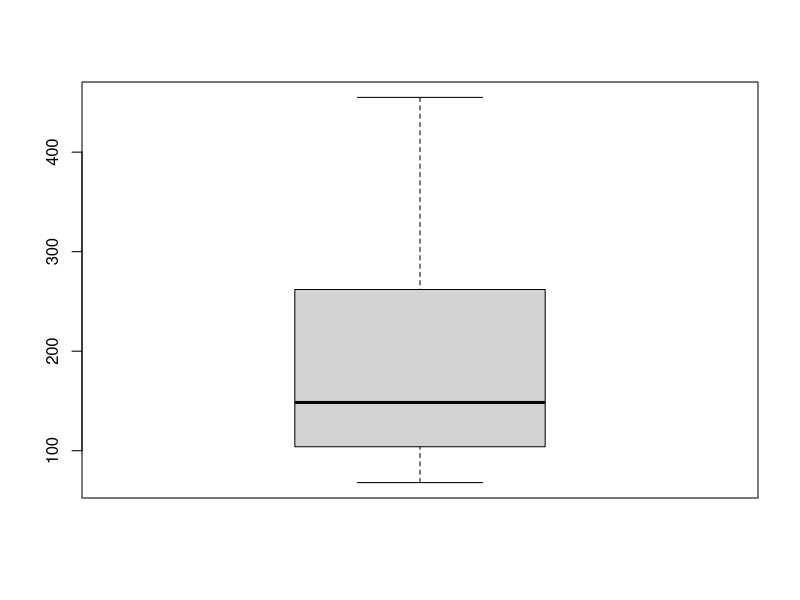
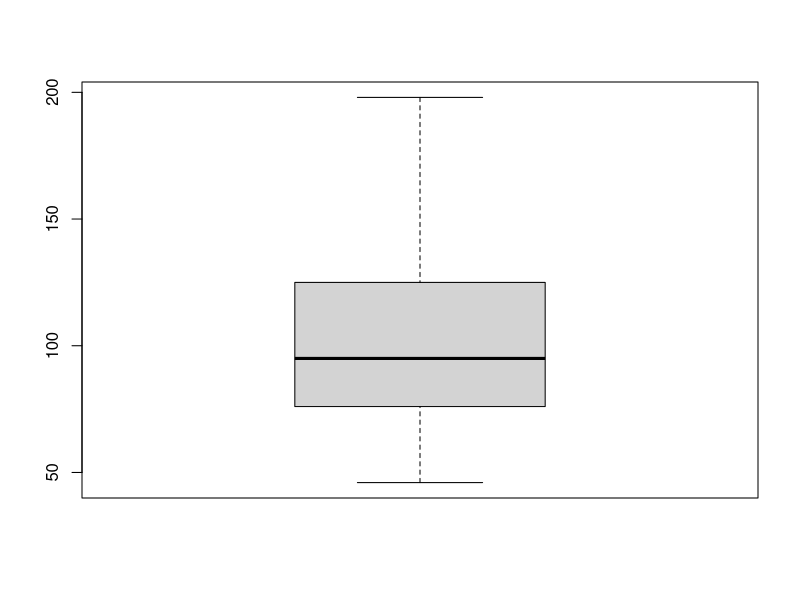
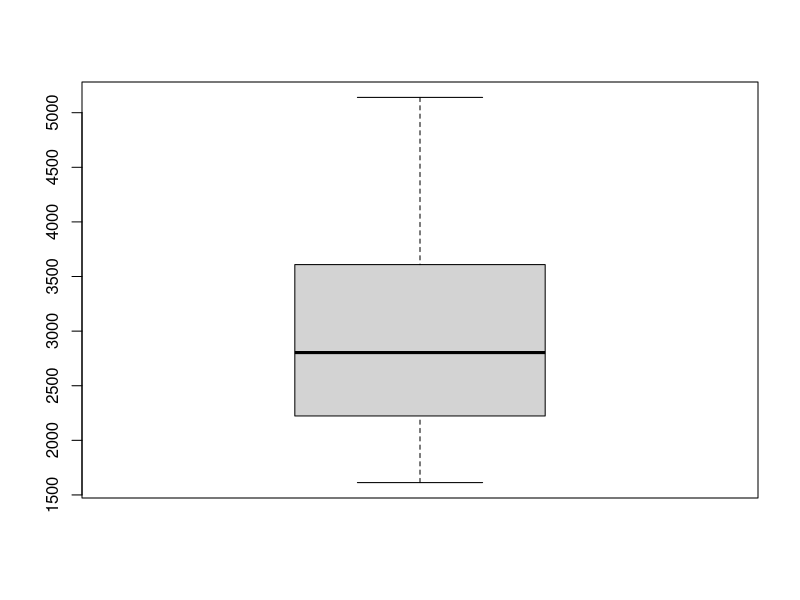
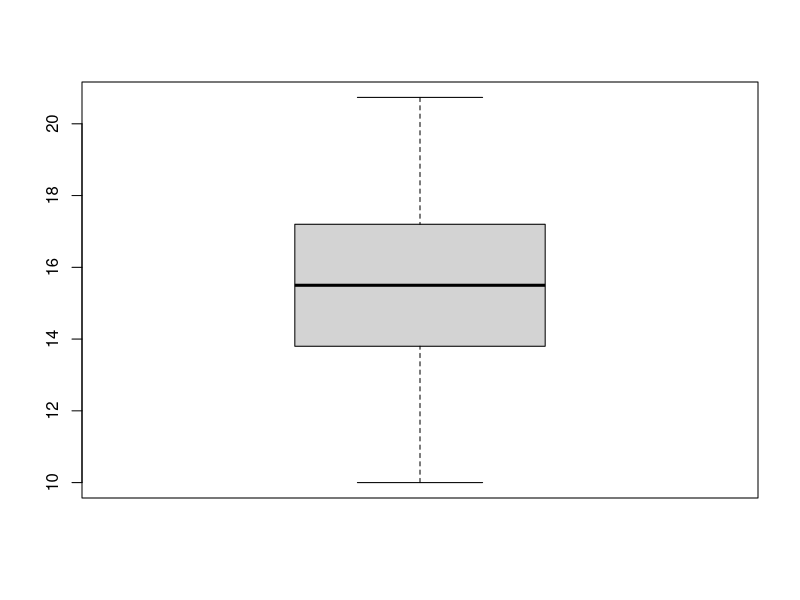

R code for these plots, in order: (Note: this script raises an error after producing the figures.)
#load the following libraries required
library(MASS)
library(car)
library(readr)
library(stringr)
library(stats)
library(ggplot2)

#load the dataframe and name it
carmileage <- read.csv("carMPG.csv",stringsAsFactors = FALSE)

#checkpoint -1
# Aim of the project is as follows:-
#Mycar Dream wants to automate the process of predicting the car mileage 
#which fits the customer preferences, based on the dataset of 
#car features and attributes obtained by market surveys. 

# The aim here is to predict the city-cycle fuel consumption 
# in miles per gallon, in terms of 3 multivalued discrete and 
# 5 continuous attributes


# Checkpoint 2
# View the structure of carmileage and continous variables
str(carmileage)
summary(carmileage$Displacement)
summary(carmileage$Weight)
summary(carmileage$Acceleration)


#Convert the Cylinders data type to factors and
#Bin the cylinders into three different categories
#As the records for 3 cylinder and 5 cylinder are less bin them
# with 4 and 6 cylinders respectively
carmileage$Cylinders <- as.factor(carmileage$Cylinders)
table(carmileage$Cylinders)
levels(carmileage$Cylinders)[1:2] <- c("less cylinders")
levels(carmileage$Cylinders)[2:3] <- c("More cylinders")
levels(carmileage$Cylinders)[3] <- c("High cylinders")
#Create dummy variables for cylinders
dummy_cylinders <- data.frame(model.matrix(~carmileage$Cylinders-1,data=carmileage))
dummy_cylinders <- dummy_cylinders[ ,-1]


#Convert the data type of carmileage to numeric
carmileage$Horsepower <- as.numeric(carmileage$Horsepower)
#Check for number of NA's in horsepower attribute
sum(is.na(carmileage$Horsepower))
#Check for mean and replace NA values with mean
mean(carmileage$Horsepower,na.rm=T)
summary(carmileage$Horsepower)
carmileage$Horsepower[is.na(carmileage$Horsepower)]<-mean(carmileage$Horsepower,na.rm=T)


#Convert the Model years into factor data type
#Bin the values based on length of years
#Create dummy variables after binning them
table(carmileage$Model_year)
unique(carmileage$Model_year)
carmileage$Model_year <- as.factor(carmileage$Model_year)
#As the number of records for each year is less bin them into
#Three different categories for better prediction
levels(carmileage$Model_year)[1:5] <- c("old Model")
levels(carmileage$Model_year)[2:5] <- c("Moderatly New")
levels(carmileage$Model_year)[3:6] <- c("new")
table(carmileage$Model_year)
str(carmileage)
dummy_modelyear <- data.frame(model.matrix(~carmileage$Model_year-1,data=carmileage))
dummy_modelyear <- dummy_modelyear[ ,-1]


#convert the data type of origin to factors
#Create dummy variables from origin
unique(carmileage$Origin)
carmileage$Origin <- as.factor(carmileage$Origin)
dummy_origin <- data.frame(model.matrix(~carmileage$Origin-1,data=carmileage))
dummy_origin <- dummy_origin[ ,-1]

# Check for duplicate observations in the dataframe
unique(carmileage)
# No duplicate observations in the dataframe

#check for NA values in dataframe
sum(is.na(carmileage))
#No NA values found

# Outliers treatment on continous variables
#Based on quantile values. View plot as necessary
#Treat outliers in Displacment
quantile(carmileage$Displacement,seq(0,1,0.01))
boxplot(carmileage$Displacement)
#No outliers found in Displacement

#Treat outliers in Horsepower
quantile(carmileage$Horsepower,seq(0,1,0.01))
carmileage$Horsepower[which(carmileage$Horsepower>198)]<-198
boxplot(carmileage$Horsepower)

#Treat outliers in Weight
quantile(carmileage$Weight,seq(0,1,0.01))
boxplot(carmileage$Weight)
#No outliers found in Weight

#Treat outliers in Acceleration
quantile(carmileage$Acceleration,seq(0,1,0.01))
carmileage$Acceleration[which(carmileage$Acceleration<10)]<-10
carmileage$Acceleration[which(carmileage$Acceleration>20.736)]<-20.736
boxplot(carmileage$Acceleration)

# To reduce the number of car_names variables extract
#the company names from model names 
carmileage$car_cat <- gsub("\\ .*","",carmileage$Car_Name)
unique(carmileage$car_cat)
#Clean the data by correcting the company names
#This will further reduce the number of variables
carmileage$car_cat[which(carmileage$car_cat==c("chevroelt"))] <- c("chevrolet")
carmileage$car_cat[which(carmileage$car_cat==c("vokswagen"))] <- c("volkswagen")
carmileage$car_cat[which(carmileage$car_cat==c("mercedes-benz"))] <- c("mercedes")
carmileage$car_cat[which(carmileage$car_cat==c("maxda"))] <- c("mazda")
carmileage$car_cat[which(carmileage$car_cat==c("toyouta"))] <- c("toyota")
carmileage$car_cat[which(carmileage$car_cat==c("vw"))] <- c("volkswagen")
#Create dummy variables 
dummy_carname <- data.frame(model.matrix(~carmileage$car_cat-1,data=carmileage))
dummy_carname <- dummy_carname[ ,-1]

#Combine the dummy variables created with the carmileage dataframe
carmileage <- cbind(carmileage[,-c(2,7,8,9,10)],dummy_carname,dummy_cylinders,
                    dummy_modelyear,dummy_origin)

#Normalize the continous variables created 
#To bring them to the same scale
carmileage$Displacement <- scale(carmileage$Displacement)
carmileage$Horsepower <- scale(carmileage$Horsepower)
carmileage$Weight <- scale(carmileage$Weight)
carmileage$Acceleration <- scale(carmileage$Acceleration)


#Set seed to generate the same results every time
#Divide the carmileage dataframe into training and test data randomly
#The train and test data is divided into 70% and 30% respectively
set.seed(100)
train_random <- sample(1:nrow(carmileage),0.7*nrow(carmileage))
train <- carmileage[train_random,]
test <- carmileage[-train_random,]

#Finally view the structure to see
#If all the variables are numeric
str(train)
#_______________________________________________________________________________________________
#checkpoint 3
#Create a linear model with all the variables
#and View summary
model_1 <- lm(MPG~.,data=train)
summary(model_1)

#Do stepwise selection for selecting the
#significant variables
step <- stepAIC(model_1,direction='both')
step$call


#Create a model from the variables
#selected from the stepwise selection method
model_2 <- lm(formula = MPG ~ Horsepower + Weight + carmileage.car_catdatsun + 
                carmileage.car_catford + carmileage.car_catplymouth + carmileage.car_catpontiac + 
                carmileage.car_catrenault + carmileage.car_cattriumph + carmileage.car_catvolkswagen + 
                carmileage.CylindersMore.cylinders + carmileage.Model_yearModeratly.New + 
                carmileage.Model_yearnew + carmileage.Origin3, data = train)
summary(model_2)
vif(model_2)

#Remove catford as the variable is not significant
model_3 <- lm(formula = MPG ~ Horsepower + Weight + carmileage.car_catdatsun + 
                carmileage.car_catplymouth + carmileage.car_catpontiac + 
                carmileage.car_catrenault + carmileage.car_cattriumph + carmileage.car_catvolkswagen + 
                carmileage.CylindersMore.cylinders + carmileage.Model_yearModeratly.New + 
                carmileage.Model_yearnew + carmileage.Origin3, data = train)
summary(model_3)
vif(model_3)

#Remove Renault as the variable is not significant
model_4<- lm(formula = MPG ~ Horsepower + Weight + carmileage.car_catdatsun + 
                carmileage.car_catplymouth + carmileage.car_catpontiac + 
                carmileage.car_cattriumph + carmileage.car_catvolkswagen + 
                carmileage.CylindersMore.cylinders + carmileage.Model_yearModeratly.New + 
                carmileage.Model_yearnew + carmileage.Origin3, data = train)
summary(model_4)
vif(model_4)

#As the variables Horsepower and weight are in sync with each other
#Find the correlation between them
cor(train$Horsepower,train$Weight)
#Remove Horsepower as the correlation is very high
model_5<- lm(formula = MPG ~  Weight + carmileage.car_catdatsun + 
               carmileage.car_catplymouth + carmileage.car_catpontiac + 
               carmileage.car_cattriumph + carmileage.car_catvolkswagen + 
               carmileage.CylindersMore.cylinders + carmileage.Model_yearModeratly.New + 
               carmileage.Model_yearnew + carmileage.Origin3, data = train)
summary(model_5)
vif(model_5)

#Remove Plymouth as the attribute is insignificant
model_6<- lm(formula = MPG ~  Weight + carmileage.car_catdatsun + 
               carmileage.car_catpontiac + 
               carmileage.car_cattriumph + carmileage.car_catvolkswagen + 
               carmileage.CylindersMore.cylinders + carmileage.Model_yearModeratly.New + 
               carmileage.Model_yearnew + carmileage.Origin3, data = train)
summary(model_6)
vif(model_6)

#Remove datsun as the attribute is insignificant
model_7 <- lm(formula = MPG ~  Weight + 
               carmileage.car_catpontiac + 
               carmileage.car_cattriumph + carmileage.car_catvolkswagen + 
               carmileage.CylindersMore.cylinders + carmileage.Model_yearModeratly.New + 
               carmileage.Model_yearnew + carmileage.Origin3, data = train)
summary(model_7)
vif(model_7)

#Remove triumph as the attribute is insignificant
model_8 <- lm(formula = MPG ~  Weight + 
                carmileage.car_catpontiac + 
                carmileage.car_catvolkswagen + 
                carmileage.CylindersMore.cylinders + carmileage.Model_yearModeratly.New + 
                carmileage.Model_yearnew + carmileage.Origin3, data = train)
summary(model_8)
vif(model_8)

#Remove volkswagen as the attribute is insignificant
model_9 <- lm(formula = MPG ~  Weight + 
                carmileage.car_catpontiac + 
                carmileage.CylindersMore.cylinders + carmileage.Model_yearModeratly.New + 
                carmileage.Model_yearnew + carmileage.Origin3, data = train)
summary(model_9)
vif(model_9)

#Remove origin3 as the attribute is insignificant
model_10 <- lm(formula = MPG ~  Weight + 
                carmileage.car_catpontiac + 
                carmileage.CylindersMore.cylinders + carmileage.Model_yearModeratly.New + 
                carmileage.Model_yearnew , data = train)
summary(model_10)
vif(model_10)

#Apply the model on the test data
#and check the R squared value
verify_model_10 <- lm(formula = MPG ~  Weight + 
                 carmileage.car_catpontiac + 
                 carmileage.CylindersMore.cylinders + carmileage.Model_yearModeratly.New + 
                 carmileage.Model_yearnew , data = test)
summary(verify_model_10)
vif(verify_model_10)

#Evaluate and test the model 
# Based on the model predict MPG for the test data
#Check the R squared value for predicted values and actual values
#of test data. If the R squared value is high than the model is good
Predict <- predict(model_10,test)
cor(test$MPG,Predict)^2


#Check point5 - Model Acceptance
# The model does not consist of more than 5 variables
# The Vif of all variables is less than 2
# The R squared value on the train dataset is 81.8%
# The R squared value on the test dataset is 81.68%
# The R squared value for predicted and actual values of MPG for test data is 81.36%
# As the model has high predictive ability it is accepted.

#Plot the graph for residuals Vs fitted values
#Check for linearity
#Red line indicates  a smooth fit to the Residuals

par(mfrow = c(2,2))
plot(model_10)

#As the Red line  is nonlinear, add a non-linear term to the multiple linear regression
#For better model accuracy 
#Remove insignificant attributes

model_11 <- lm(formula = MPG ~  Weight + I(Weight^2)+
                 carmileage.Model_yearnew+
                 carmileage.Model_yearModeratly.New, data = train)
                 
summary(model_11)
vif(model_11)

#verify the model on test data
ver_model_11 <- lm(formula = MPG ~  Weight + I(Weight^2)+
                 carmileage.Model_yearnew+
                 carmileage.Model_yearModeratly.New, data = test)
                 
summary(ver_model_11)
vif(ver_model_11)

par(mfrow = c(2,2))
plot(model_11)

#Evaluate and test the model 
# Based on the model predict MPG for the test data
#Check the R squared value for predicted values and actual values
#of test data. If the R squared value is high than the model is good
Predict_1 <- predict(model_11,test)
cor(test$MPG,Predict_1)^2

#Check point5 - Model Acceptance
# The model does not consist of more than 5 variables
# The Vif of all variables is less than 2
# The R squared value on the train dataset is 84.43%
# The R squared value on the test dataset is 85.25%
# The R squared value for predicted and actual values of MPG for test data is 85.13%
# As the model has high predictive ability it is accepted.



#Plot the graphs for checking the correlation visually
#plot correlation between weight and MPG of test data 
mpg_weight <- ggplot(test,aes(x=Weight,y=MPG))+geom_point(col="blue")
#plot correlation between predict and actual values of MPG of test data
Predict_actual_test <- ggplot(test,aes(x=Predict,y=MPG))+geom_point(col="blue")

#End of Assignment


























